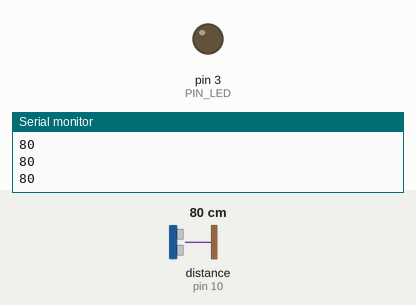
Simulated run of this sketch. Board: Arduino Uno, built with avr-gcc and run on an emulated ATmega328P. Shown: output pins drawn as LEDs (lit = HIGH), the last lines printed to the serial monitor. Dashed ring = blinking. The test bench sets the inputs (shaded band); at power-on: distance to the obstacle (sensor on pin 10) 80 cm. The echo pulse lasts 58.3 µs per cm; pins used as bus, display or sensor lines are not drawn.

Above: at 1.2 s.
1.3 s: distance to the obstacle (sensor on pin 10) set to 23 cm
2.8 s: distance to the obstacle (sensor on pin 10) set to 19 cm
At 3.16 s:
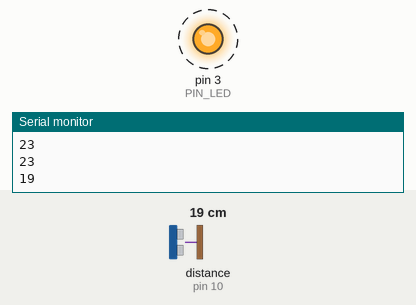
5.8 s: distance to the obstacle (sensor on pin 10) set to 35 cm
At 5.91 s:
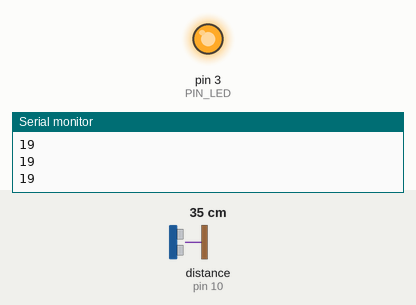
7.3 s: distance to the obstacle (sensor on pin 10) set to 2 cm
At 7.85 s:
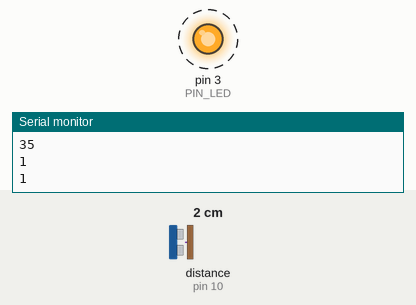
Timing chart, 0 to 11.3 s (numbered marks = the images above; inputs shaded):
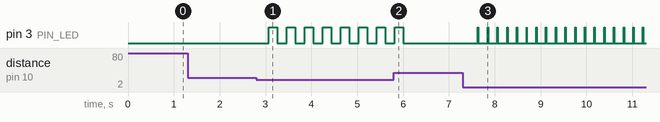

The sketch:

cap5_sensor_ultrasonico_HC-SR04.ino
```cpp
#define PIN_TRIG 10
#define PIN_ECHO 9
#define PIN_LED 3

int duracion;
int distancia;

void setup() {
  Serial.begin(9600);
  pinMode(PIN_TRIG, OUTPUT);
  pinMode(PIN_ECHO, INPUT);
  pinMode(PIN_LED, OUTPUT);
}

void loop() {
  digitalWrite(PIN_TRIG, HIGH);
  delay(1);
  digitalWrite(PIN_TRIG, LOW);
  duracion = pulseIn(PIN_TRIG, HIGH);
  distancia = duracion / 58.2;
  Serial.println(distancia); // valor negativo indica que el sensor esta fuera de rango
  delay(200);
  if(distancia <= 20 && distancia >= 0){
      digitalWrite(PIN_LED,HIGH);
      delay(distancia * 10);
      digitalWrite(PIN_LED,LOW);
    }
  ;
}
```

Measured:
- the behaviour switches between 21 and 20 cm on distance to the obstacle (sensor on pin 10) (found by bisection; images 0 and 1)
- after the input at 2.8 s, pin 3 (PIN_LED): alternates HIGH for 0.19 s and LOW for 0.20 s, starting after 0.27 s
- after the input at 5.8 s, pin 3 (PIN_LED): goes on until 6.0 s, then stays LOW
- after the input at 7.3 s, pin 3 (PIN_LED): alternates HIGH for 0.01 s and LOW for 0.20 s, starting after 0.34 s
